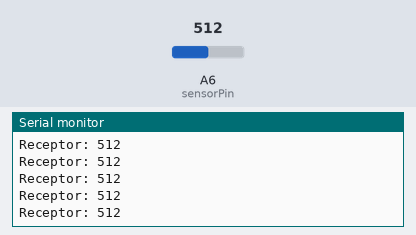
This sketch was run on a simulated Arduino Nano, built with avr-gcc and run on an emulated ATmega328P. On the bench: the last lines printed to the serial monitor. The inputs (shaded band) are chosen by the test bench; at power-on: A6 (sensorPin) = 512.

Above: at 1.2 s.
1.3 s: A6 (sensorPin) set to 716
At 1.31 s:
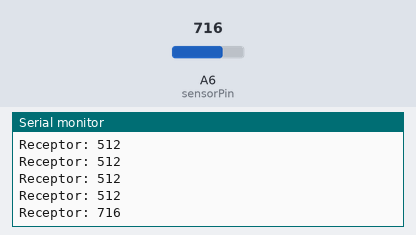
2.8 s: A6 (sensorPin) set to 900
At 2.82 s:
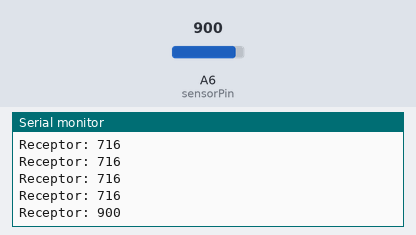
Timing chart, 0 to 5.8 s (numbered marks = the images above; inputs shaded):
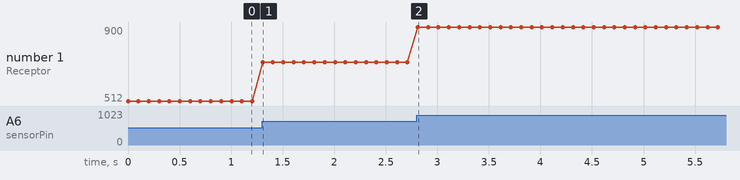

Measured:
- after the input at 1.3 s, the serial monitor: prints a new line at once (image 1)
- after the input at 2.8 s, the serial monitor: prints a new line at once (image 2)
- plotted number 1: 512 → 716 after the input at 1.3 s, 716 → 900 after the input at 2.8 s

The sketch:

test_emissor_receptor.ino
```cpp
const int sensorPin = A6; // Replace with the appropriate pin number

void setup() {
    Serial.begin(9600); // Initialize serial communication
    pinMode(sensorPin, INPUT); // Set the sensor pin as input
}

void loop() {
    int sensorValue = analogRead(sensorPin); // Read the sensor value

    // Print the sensor value to the serial monitor
    Serial.print("Receptor: ");
    Serial.println(sensorValue);

    delay(100); // Wait for 1 second before reading again
}
```
